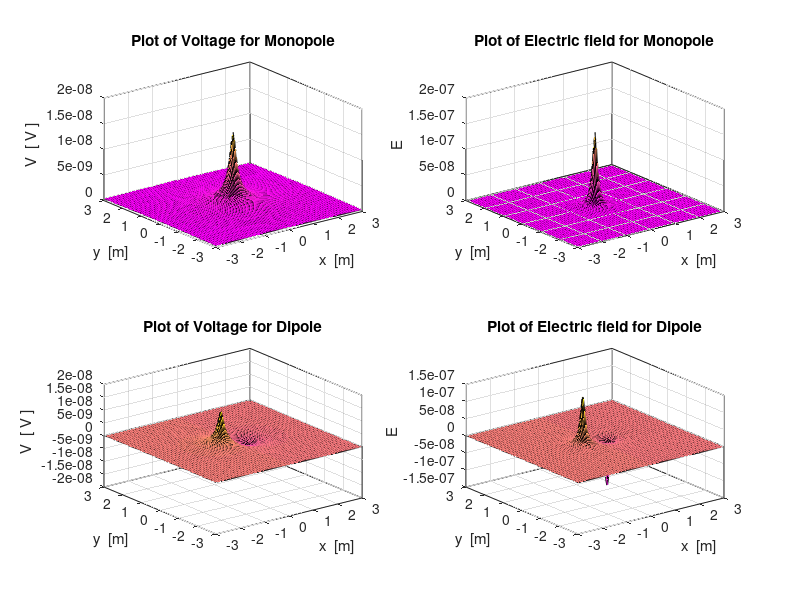

Reproduce this figure in MATLAB.
%In this program we want to graph potential voltage for monopole and
%dipole
x=[-3:0.04:3];
y=[-3:0.04:3];
[X,Y]=meshgrid(x,y);
k=8.99e9;
q=1.6e-19;

   
Z1 = k*q./sqrt(X.^2 + Y.^2 + .01);%Z1 is potential voltage for monopole

subplot(2,2,1)
surfc(X,Y,Z1)
colormap (spring)
%zlim([-0.7e-8 0.7e-8])%limit the z axes 
rotate3d
title('Plot of Voltage for Monopole')
xlabel('x  [m]'); ylabel('y  [m]'); zlabel('V  [ V ]');
box on

E1= k*q./(X.^2 + Y.^2 + .01);
subplot(2,2,2)
surf(X,Y,E1)
colormap (spring)
title('Plot of Electric field for Monopole')
xlabel('x  [m]'); ylabel('y  [m]'); zlabel('E');
box on

Z2=k*q*(1./sqrt((X+0.5).^2 + Y.^2+0.01 )-1./sqrt((X-0.5).^2 + Y.^2+0.01 ));%Z2 is potential voltage for Dipole
a=subplot(2,2,3);
[X,Y]=meshgrid(x,y);
surf(X,Y,Z2)
colormap (spring)
%zlim([-0.7e-8 0.7e-8])%limit the z axes 
rotate3d
title('Plot of Voltage for Dipole')
xlabel('x  [m]'); ylabel('y  [m]'); zlabel('V  [ V ]');
box on

E2=k*q*(1./((X+0.5).^2 + Y.^2+0.01 )-1./((X-0.5).^2 + Y.^2+0.01 ));
subplot(2,2,4)
surf(X,Y,E2)
colormap (spring)
title('Plot of Electric field for Dipole')
xlabel('x  [m]'); ylabel('y  [m]'); zlabel('E');
box on

  
